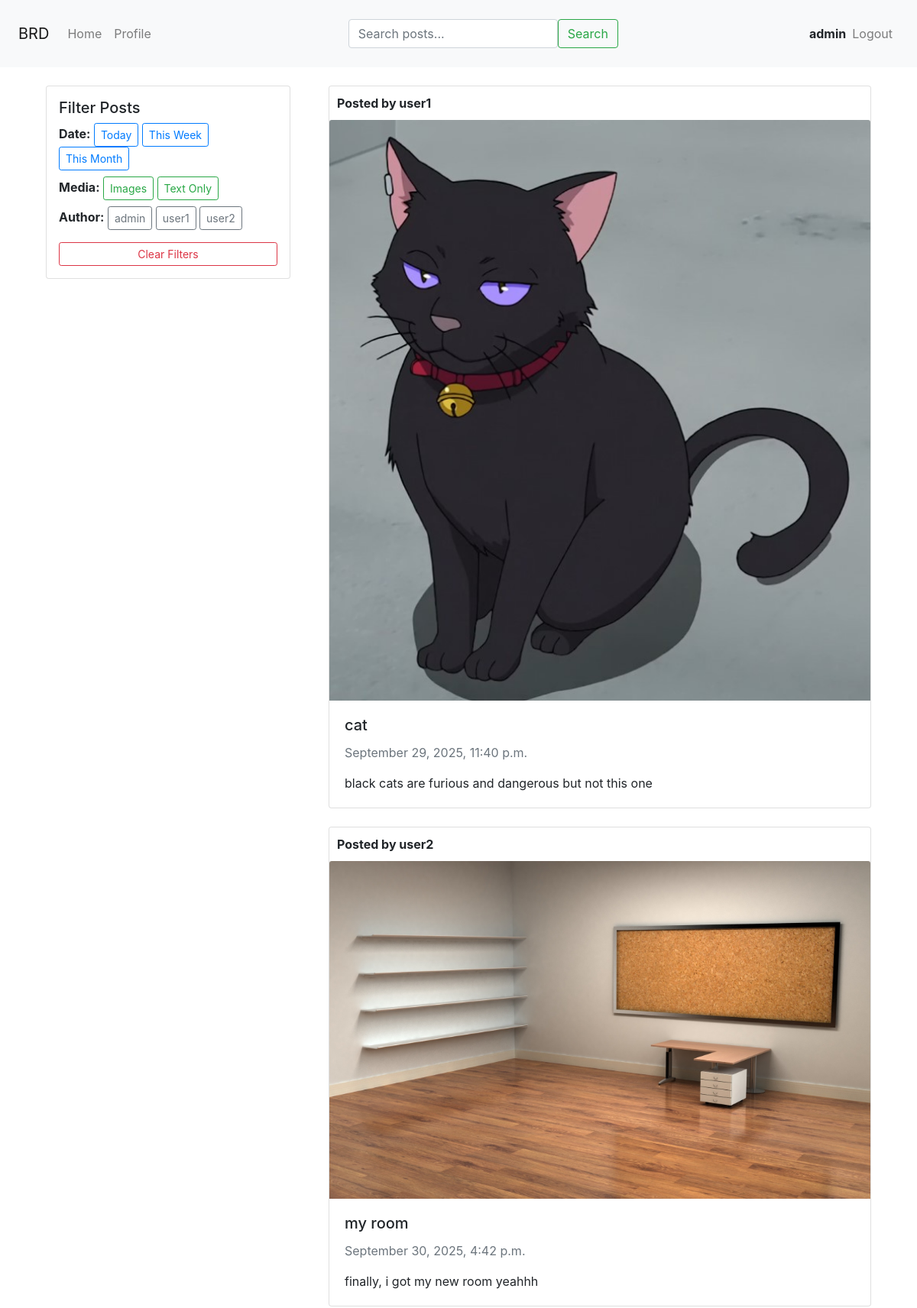
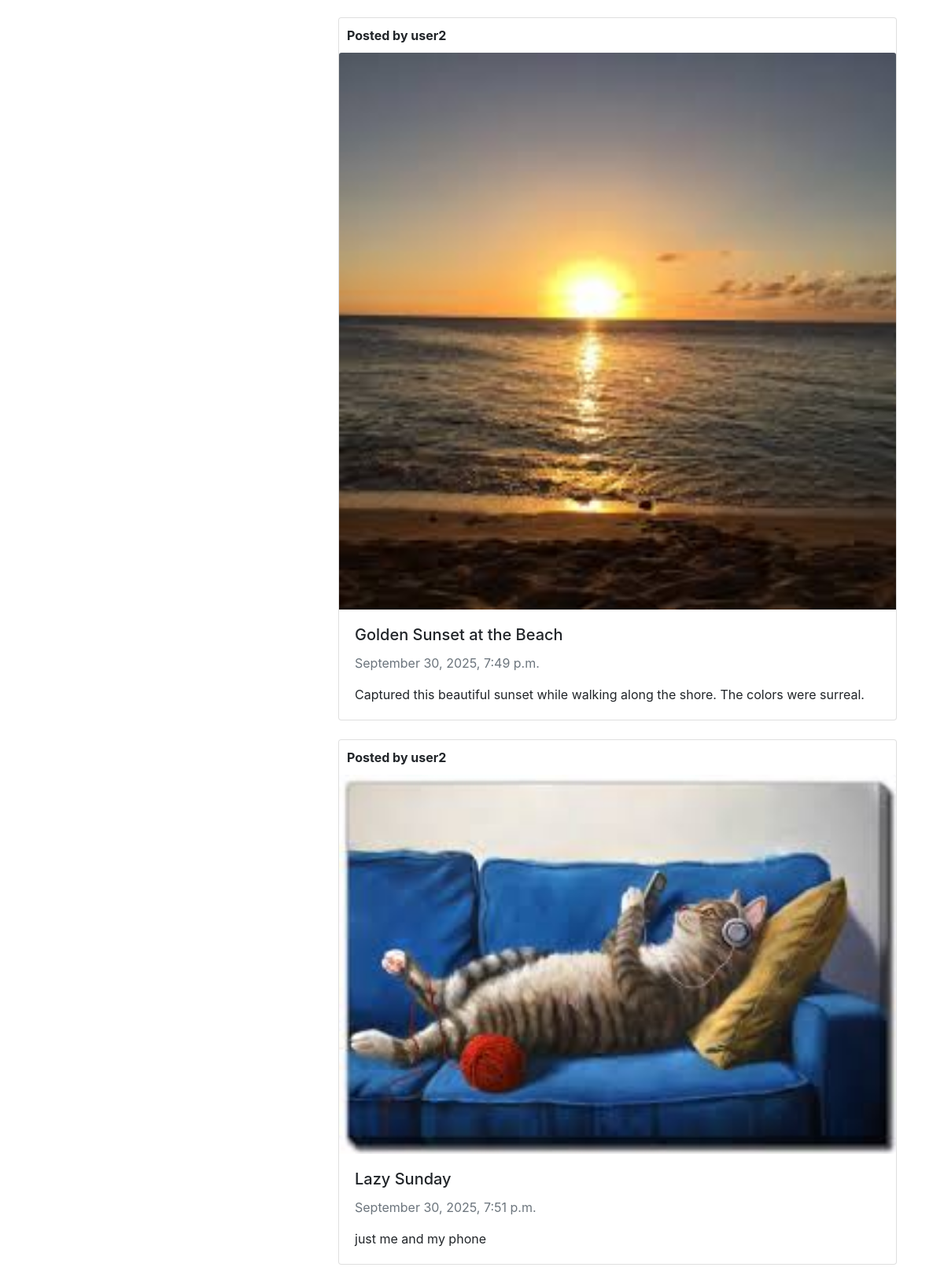
The page /post_list/ (signed in, upper part) on the database its author committed (2 pictures, top to bottom).
### socialApplication/models.py (models this page shows, shortened)
class addPost(models.Model):
    title = models.CharField(max_length=50)
    description = models.TextField()
    photos = models.ImageField(upload_to=upload_file_directory_by_name,default="None")
    created_at = models.DateTimeField(auto_now_add=True)
    user = models.ForeignKey(User, blank=True, null=True, on_delete=models.CASCADE)

### socialApplication/views.py (the view)
# urls.py: path('post_list/', views.post_list, name='post_list'),
def post_list(request):
    is_profile = 'profile' in request.path
    posts = models.addPost.objects.all()
    if is_profile and request.user.is_authenticated:
        posts = posts.filter(user=request.user)
    date_filter = request.GET.get('date')
    media_filter = request.GET.get('media')
    author_filter = request.GET.get('author')
    query = request.GET.get('q')
    if query:
        posts = posts.filter(
            Q(title__icontains=query) |
            Q(description__icontains=query) |
            Q(user__username__icontains=query)
        )
    if date_filter == 'today':
        posts = posts.filter(created_at__date=datetime.today())
    elif date_filter == 'week':
        posts = posts.filter(created_at__date__gte=datetime.today() - timedelta(days=7))
    elif date_filter == 'month':
        posts = posts.filter(created_at__date__gte=datetime.today() - timedelta(days=30))
    if media_filter == 'image':
        posts = posts.filter(photos__icontains='.jpg')
    elif media_filter == 'none':
        posts = posts.filter(photos='')
    if not is_profile and author_filter:
        posts = posts.filter(user__username=author_filter)
    authors = User.objects.all() if not is_profile else None
    template = 'profile.html' if is_profile else 'posts.html'
    return render(request, template, {
        'posts': posts if not is_profile else None,
        'userposts': posts if is_profile else None,
        'authors': authors,
        'is_profile': is_profile,
    })

### templates/posts.html
{% extends "index.html" %}
{% block content %}
<div class="container mt-4">
    <div class="row">
        <div class="col-md-4">
            <div class="card p-3" style="width: 100%; max-width: 20rem; position: sticky; top: 80px;">
                <h5>Filter Posts</h5>
                <div class="mb-2">
                    <strong>Date:</strong>
                    <a href="?date=today" class="btn btn-sm btn-outline-primary">Today</a>
                    <a href="?date=week" class="btn btn-sm btn-outline-primary">This Week</a>
                    <a href="?date=month" class="btn btn-sm btn-outline-primary">This Month</a>
                </div>
                <div class="mb-2">
                    <strong>Media:</strong>
                    <a href="?media=image" class="btn btn-sm btn-outline-success">Images</a>
                    <a href="?media=none" class="btn btn-sm btn-outline-success">Text Only</a>
                </div>
                <div class="mb-2">
                    <strong>Author:</strong>
                    {% for user in authors %}
                        <a href="?author={{ user.username }}" class="btn btn-sm btn-outline-secondary">{{ user.username }}</a>
                    {% endfor %}
                </div>
                <a href="{% url 'post_list' %}" class="btn btn-sm btn-outline-danger mt-2">Clear Filters</a>
            </div>
        </div>
        <div class="col-md-8">
            {% for post in posts %}
            <div class="d-flex justify-content-center mb-4">
                <div class="card" style="width: 50rem;">
                    <div class="card" style="width: 20rem; padding: 10px; border:1px;">
                        <b>Posted by {{ post.user.username }}</b>
                    </div>
                    {% if post.photos and post.photos.url %}
                        <img class="card-img-top" src="{{ post.photos.url }}">
                    {% endif %}
                    <div class="card-body">
                        <h5 class="card-title">{{ post.title }}</h5>
                        <p class="date text-muted">{{ post.created_at|date:"F j, Y, g:i a" }}</p>
                        <p class="card-text">{{ post.description }}</p>
                    </div>
                </div>
            </div>
            {% endfor %}
        </div>
    </div>
</div>
{% endblock %}

### templates/index.html (shortened to what this page needs)
{% load static %}
<!DOCTYPE html>
<html lang="en">
<head>
    <link rel="stylesheet" href="static/css/style.css">
    <link rel="stylesheet" href="https://stackpath.bootstrapcdn.com/bootstrap/4.5.2/css/bootstrap.min.css">
    <link rel="stylesheet" href="https://cdnjs.cloudflare.com/ajax/libs/font-awesome/7.0.1/css/all.min.css" />
</head>
<body>
<nav class="navbar navbar-expand-lg navbar-light bg-light p-4">
    <a class="navbar-brand ms-3" href="#">BRD</a>
    <div class="collapse navbar-collapse justify-content-between" id="navbarContent">
        <ul class="navbar-nav">
            <li class="nav-item {% if request.resolver_match.url_name == 'home' %}active{% endif %}">
                <a class="nav-link" href="{% url 'home' %}"><span>Home</span></a>
            </li>
           <li class="nav-item {% if request.resolver_match.url_name == 'profile' %}active{% endif %}">
               <a class="nav-link" href="{% url 'profile' %}">Profile</a>
            </li>
        </ul>
       <form class="form-inline d-flex mx-auto" method="get" action="{% url 'post_list' %}">
    <input class="form-control me-2" type="search" name="q" placeholder="Search posts..." aria-label="Search" value="{{ request.GET.q }}">
    <button class="btn btn-outline-success" type="submit">Search</button>
</form>
        <ul class="navbar-nav">
            {% if user.is_authenticated %}
            <li class="nav-item d-flex align-items-center">
                <b>{{ user }}</b>
                <a class="nav-link" href="{% url 'logout' %}">Logout</a>
            </li>
            {% endif %}
        </ul>
    </div>
</nav>
<main class="container my-4">
    {% block content %}
    {% endblock %}
</main>
</body>
</html>

### rows shown on the page
addPost: user.username "user1", photos (picture), title "cat", created_at "September 29, 2025, 11:40 p.m.", description "black cats are furious and dangerous but not this one"
addPost: user.username "user2", photos (picture), title "my room", created_at "September 30, 2025, 4:42 p.m.", description "finally, i got my new room yeahhh"
addPost: user.username "user2", photos (picture), title "Golden Sunset at the Beach", created_at "September 30, 2025, 7:49 p.m.", description "Captured this beautiful sunset while walking along the shore. The colors were surreal."
addPost: user.username "user2", photos (picture), title "Lazy Sunday", created_at "September 30, 2025, 7:51 p.m.", description "just me and my phone"

### other values the page prints
{{ user }} "admin"
{{ user.username }} "admin"
{{ user.username }} "user1"
{{ user.username }} "user2"
